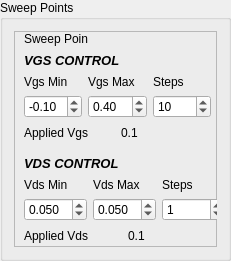
       <widget class="QGroupBox" name="GrSweepMeas_4">
        <property name="geometry">
         <rect>
          <x>30</x>
          <y>40</y>
          <width>231</width>
          <height>261</height>
         </rect>
        </property>
        <property name="title">
         <string>Sweep Points</string>
        </property>
        <layout class="QHBoxLayout" name="horizontalLayout_13">
         <item>
          <widget class="QFrame" name="frame_5">
           <property name="frameShape">
            <enum>QFrame::StyledPanel</enum>
           </property>
           <property name="frameShadow">
            <enum>QFrame::Raised</enum>
           </property>
           <widget class="QWidget" name="layoutWidget">
            <property name="geometry">
             <rect>
              <x>10</x>
              <y>20</y>
              <width>187</width>
              <height>90</height>
             </rect>
            </property>
            <layout class="QVBoxLayout" name="verticalLayout_4">
             <item>
              <widget class="QLabel" name="label_5">
               <property name="font">
                <font>
                 <pointsize>10</pointsize>
                 <weight>75</weight>
                 <italic>true</italic>
                 <bold>true</bold>
                </font>
               </property>
               <property name="text">
                <string>VGS CONTROL</string>
               </property>
              </widget>
             </item>
             <item>
              <layout class="QHBoxLayout" name="horizontalLayout">
               <item>
                <layout class="QVBoxLayout" name="verticalLayout">
                 <item>
                  <widget class="QLabel" name="label_2">
                   <property name="text">
                    <string>Vgs Min</string>
                   </property>
                  </widget>
                 </item>
                 <item>
                  <widget class="QDoubleSpinBox" name="SpnVgsMin">
                   <property name="minimum">
                    <double>-0.500000000000000</double>
                   </property>
                   <property name="maximum">
                    <double>0.500000000000000</double>
                   </property>
                   <property name="singleStep">
                    <double>0.100000000000000</double>
                   </property>
                   <property name="value">
                    <double>-0.100000000000000</double>
                   </property>
                  </widget>
                 </item>
                </layout>
               </item>
               <item>
                <layout class="QVBoxLayout" name="verticalLayout_2">
                 <item>
                  <widget class="QLabel" name="label_3">
                   <property name="text">
                    <string>Vgs Max</string>
                   </property>
                  </widget>
                 </item>
                 <item>
                  <widget class="QDoubleSpinBox" name="SpnVgsMax">
                   <property name="minimum">
                    <double>-0.200000000000000</double>
                   </property>
                   <property name="maximum">
                    <double>0.700000000000000</double>
                   </property>
                   <property name="singleStep">
                    <double>0.100000000000000</double>
                   </property>
                   <property name="value">
                    <double>0.400000000000000</double>
                   </property>
                  </widget>
                 </item>
                </layout>
               </item>
               <item>
                <layout class="QVBoxLayout" name="verticalLayout_3">
                 <item>
                  <widget class="QLabel" name="label_4">
                   <property name="text">
                    <string>Steps</string>
                   </property>
                  </widget>
                 </item>
                 <item>
                  <widget class="QSpinBox" name="SpnVgsStep">
                   <property name="value">
                    <number>10</number>
                   </property>
                  </widget>
                 </item>
                </layout>
               </item>
              </layout>
             </item>
             <item>
              <layout class="QHBoxLayout" name="horizontalLayout_2">
               <item>
                <widget class="QLabel" name="label_6">
                 <property name="text">
                  <string>Applied Vgs</string>
                 </property>
                </widget>
               </item>
               <item>
                <widget class="QLabel" name="LblVgs">
                 <property name="text">
                  <string>0.1</string>
                 </property>
                </widget>
               </item>
              </layout>
             </item>
            </layout>
           </widget>
           <widget class="QWidget" name="layoutWidget_2">
            <property name="geometry">
             <rect>
              <x>10</x>
              <y>123</y>
              <width>201</width>
              <height>90</height>
             </rect>
            </property>
            <layout class="QVBoxLayout" name="verticalLayout_10">
             <item>
              <widget class="QLabel" name="label_13">
               <property name="font">
                <font>
                 <pointsize>10</pointsize>
                 <weight>75</weight>
                 <italic>true</italic>
                 <bold>true</bold>
                </font>
               </property>
               <property name="text">
                <string>VDS CONTROL</string>
               </property>
              </widget>
             </item>
             <item>
              <layout class="QHBoxLayout" name="horizontalLayout_6">
               <item>
                <layout class="QVBoxLayout" name="verticalLayout_11">
                 <item>
                  <widget class="QLabel" name="label_14">
                   <property name="text">
                    <string>Vds Min</string>
                   </property>
                  </widget>
                 </item>
                 <item>
                  <widget class="QDoubleSpinBox" name="SpnVdsMin">
                   <property name="decimals">
                    <number>3</number>
                   </property>
                   <property name="minimum">
                    <double>-0.200000000000000</double>
                   </property>
                   <property name="maximum">
                    <double>0.200000000000000</double>
                   </property>
                   <property name="singleStep">
                    <double>0.015000000000000</double>
                   </property>
                   <property name="value">
                    <double>0.050000000000000</double>
                   </property>
                  </widget>
                 </item>
                </layout>
               </item>
               <item>
                <layout class="QVBoxLayout" name="verticalLayout_12">
                 <item>
                  <widget class="QLabel" name="label_15">
                   <property name="text">
                    <string>Vds Max</string>
                   </property>
                  </widget>
                 </item>
                 <item>
                  <widget class="QDoubleSpinBox" name="SpnVdsMax">
                   <property name="decimals">
                    <number>3</number>
                   </property>
                   <property name="minimum">
                    <double>-0.200000000000000</double>
                   </property>
                   <property name="maximum">
                    <double>0.200000000000000</double>
                   </property>
                   <property name="singleStep">
                    <double>0.015000000000000</double>
                   </property>
                   <property name="value">
                    <double>0.050000000000000</double>
                   </property>
                  </widget>
                 </item>
                </layout>
               </item>
               <item>
                <layout class="QVBoxLayout" name="verticalLayout_13">
                 <item>
                  <widget class="QLabel" name="label_16">
                   <property name="text">
                    <string>Steps</string>
                   </property>
                  </widget>
                 </item>
                 <item>
                  <widget class="QSpinBox" name="SpnVdsStep">
                   <property name="value">
                    <number>1</number>
                   </property>
                  </widget>
                 </item>
                </layout>
               </item>
              </layout>
             </item>
             <item>
              <layout class="QHBoxLayout" name="horizontalLayout_7">
               <item>
                <widget class="QLabel" name="label_17">
                 <property name="text">
                  <string>Applied Vds</string>
                 </property>
                </widget>
               </item>
               <item>
                <widget class="QLabel" name="LblVds">
                 <property name="text">
                  <string>0.1</string>
                 </property>
                </widget>
               </item>
              </layout>
             </item>
            </layout>
           </widget>
           <widget class="QLabel" name="label_30">
            <property name="geometry">
             <rect>
              <x>10</x>
              <y>0</y>
              <width>64</width>
              <height>16</height>
             </rect>
            </property>
            <property name="text">
             <string>Sweep Points</string>
            </property>
           </widget>
          </widget>
         </item>
        </layout>
       </widget>
